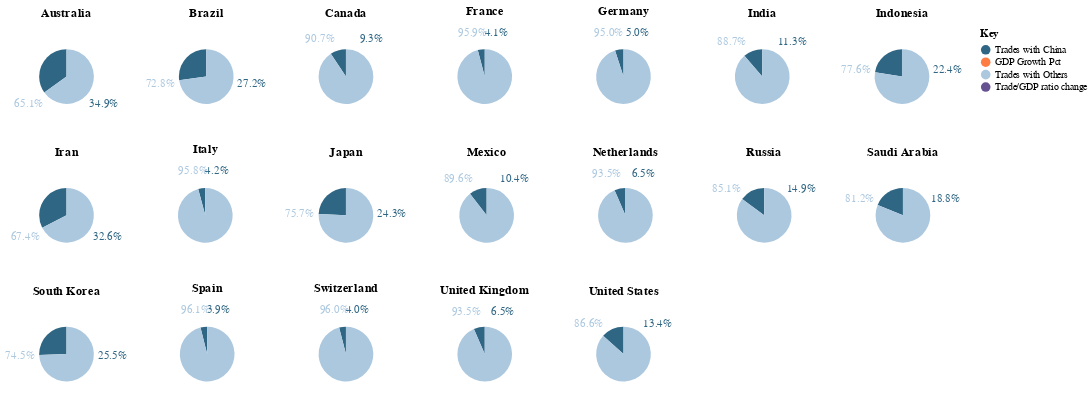

The notebook cell saved with this chart:
### Code cell
my_altair.get_china_section_1()

### Figure 1 — Vega-Lite specification as saved in the notebook (floating-point values rounded to 4 significant figures; data arrays with more than 128 entries replaced by an {"elided": "..."} marker saying what was removed)
{"config": {"view": {"continuousWidth": 400, "continuousHeight": 300}, "title": {"baseline": "line-top", "dy": -5}}, "vconcat": [{"hconcat": [{"layer": [{"mark": {"type": "arc", "outerRadius": 28.57}, "encoding": {"color": {"field": "isChinaPartner", "legend": {"title": "Key"}, "scale": {"domain": ["Trades with China", "GDP Growth Pct", "Trades with Others", "Trade/GDP ratio change"], "range": ["#2f6684", "#ff7c43", "#acc8df", "#665191"]}, "type": "nominal"}, "theta": {"field": "total_trade", "type": "quantitative"}, "tooltip": {"field": "total_trade", "format": "$,.0f", "type": "quantitative"}}, "selection": {"Year": {"type": "single", "bind": {"input": "range", "max": 2020, "min": 2014, "step": 1}, "fields": ["Year"], "init": {"Year": 2020}}}, "transform": [{"filter": {"equal": "Australia", "field": "Country"}}]}, {"mark": {"type": "text", "radius": 48.33, "size": 12}, "encoding": {"color": {"field": "isChinaPartner", "legend": {"title": "Key"}, "scale": {"domain": ["Trades with China", "GDP Growth Pct", "Trades with Others", "Trade/GDP ratio change"], "range": ["#2f6684", "#ff7c43", "#acc8df", "#665191"]}, "type": "nominal"}, "text": {"field": "PercentOfTotal", "format": ".1%", "type": "quantitative"}, "theta": {"field": "total_trade", "type": "quantitative"}, "tooltip": {"field": "total_trade", "format": "$,.0f", "type": "quantitative"}}, "transform": [{"calculate": "datum.total_trade / datum.total_toWorld_trade", "as": "PercentOfTotal"}, {"filter": {"equal": "Australia", "field": "Country"}}]}], "height": 100.0, "title": "Australia", "transform": [{"filter": {"selection": "Year"}}], "width": 125.0}, {"layer": [{"mark": {"type": "arc", "outerRadius": 28.57}, "encoding": {"color": {"field": "isChinaPartner", "legend": {"title": "Key"}, "scale": {"domain": ["Trades with China", "GDP Growth Pct", "Trades with Others", "Trade/GDP ratio change"], "range": ["#2f6684", "#ff7c43", "#acc8df", "#665191"]}, "type": "nominal"}, "theta": {"field": "total_trade", "type": "quantitative"}, "tooltip": {"field": "total_trade", "format": "$,.0f", "type": "quantitative"}}, "selection": {"Year": {"type": "single", "bind": {"input": "range", "max": 2020, "min": 2014, "step": 1}, "fields": ["Year"], "init": {"Year": 2020}}}, "transform": [{"filter": {"equal": "Brazil", "field": "Country"}}]}, {"mark": {"type": "text", "radius": 48.33, "size": 12}, "encoding": {"color": {"field": "isChinaPartner", "legend": {"title": "Key"}, "scale": {"domain": ["Trades with China", "GDP Growth Pct", "Trades with Others", "Trade/GDP ratio change"], "range": ["#2f6684", "#ff7c43", "#acc8df", "#665191"]}, "type": "nominal"}, "text": {"field": "PercentOfTotal", "format": ".1%", "type": "quantitative"}, "theta": {"field": "total_trade", "type": "quantitative"}, "tooltip": {"field": "total_trade", "format": "$,.0f", "type": "quantitative"}}, "transform": [{"calculate": "datum.total_trade / datum.total_toWorld_trade", "as": "PercentOfTotal"}, {"filter": {"equal": "Brazil", "field": "Country"}}]}], "height": 100.0, "title": "Brazil", "transform": [{"filter": {"selection": "Year"}}], "width": 125.0}, {"layer": [{"mark": {"type": "arc", "outerRadius": 28.57}, "encoding": {"color": {"field": "isChinaPartner", "legend": {"title": "Key"}, "scale": {"domain": ["Trades with China", "GDP Growth Pct", "Trades with Others", "Trade/GDP ratio change"], "range": ["#2f6684", "#ff7c43", "#acc8df", "#665191"]}, "type": "nominal"}, "theta": {"field": "total_trade", "type": "quantitative"}, "tooltip": {"field": "total_trade", "format": "$,.0f", "type": "quantitative"}}, "selection": {"Year": {"type": "single", "bind": {"input": "range", "max": 2020, "min": 2014, "step": 1}, "fields": ["Year"], "init": {"Year": 2020}}}, "transform": [{"filter": {"equal": "Canada", "field": "Country"}}]}, {"mark": {"type": "text", "radius": 48.33, "size": 12}, "encoding": {"color": {"field": "isChinaPartner", "legend": {"title": "Key"}, "scale": {"domain": ["Trades with China", "GDP Growth Pct", "Trades with Others", "Trade/GDP ratio change"], "range": ["#2f6684", "#ff7c43", "#acc8df", "#665191"]}, "type": "nominal"}, "text": {"field": "PercentOfTotal", "format": ".1%", "type": "quantitative"}, "theta": {"field": "total_trade", "type": "quantitative"}, "tooltip": {"field": "total_trade", "format": "$,.0f", "type": "quantitative"}}, "transform": [{"calculate": "datum.total_trade / datum.total_toWorld_trade", "as": "PercentOfTotal"}, {"filter": {"equal": "Canada", "field": "Country"}}]}], "height": 100.0, "title": "Canada", "transform": [{"filter": {"selection": "Year"}}], "width": 125.0}, {"layer": [{"mark": {"type": "arc", "outerRadius": 28.57}, "encoding": {"color": {"field": "isChinaPartner", "legend": {"title": "Key"}, "scale": {"domain": ["Trades with China", "GDP Growth Pct", "Trades with Others", "Trade/GDP ratio change"], "range": ["#2f6684", "#ff7c43", "#acc8df", "#665191"]}, "type": "nominal"}, "theta": {"field": "total_trade", "type": "quantitative"}, "tooltip": {"field": "total_trade", "format": "$,.0f", "type": "quantitative"}}, "selection": {"Year": {"type": "single", "bind": {"input": "range", "max": 2020, "min": 2014, "step": 1}, "fields": ["Year"], "init": {"Year": 2020}}}, "transform": [{"filter": {"equal": "France", "field": "Country"}}]}, {"mark": {"type": "text", "radius": 48.33, "size": 12}, "encoding": {"color": {"field": "isChinaPartner", "legend": {"title": "Key"}, "scale": {"domain": ["Trades with China", "GDP Growth Pct", "Trades with Others", "Trade/GDP ratio change"], "range": ["#2f6684", "#ff7c43", "#acc8df", "#665191"]}, "type": "nominal"}, "text": {"field": "PercentOfTotal", "format": ".1%", "type": "quantitative"}, "theta": {"field": "total_trade", "type": "quantitative"}, "tooltip": {"field": "total_trade", "format": "$,.0f", "type": "quantitative"}}, "transform": [{"calculate": "datum.total_trade / datum.total_toWorld_trade", "as": "PercentOfTotal"}, {"filter": {"equal": "France", "field": "Country"}}]}], "height": 100.0, "title": "France", "transform": [{"filter": {"selection": "Year"}}], "width": 125.0}, {"layer": [{"mark": {"type": "arc", "outerRadius": 28.57}, "encoding": {"color": {"field": "isChinaPartner", "legend": {"title": "Key"}, "scale": {"domain": ["Trades with China", "GDP Growth Pct", "Trades with Others", "Trade/GDP ratio change"], "range": ["#2f6684", "#ff7c43", "#acc8df", "#665191"]}, "type": "nominal"}, "theta": {"field": "total_trade", "type": "quantitative"}, "tooltip": {"field": "total_trade", "format": "$,.0f", "type": "quantitative"}}, "selection": {"Year": {"type": "single", "bind": {"input": "range", "max": 2020, "min": 2014, "step": 1}, "fields": ["Year"], "init": {"Year": 2020}}}, "transform": [{"filter": {"equal": "Germany", "field": "Country"}}]}, {"mark": {"type": "text", "radius": 48.33, "size": 12}, "encoding": {"color": {"field": "isChinaPartner", "legend": {"title": "Key"}, "scale": {"domain": ["Trades with China", "GDP Growth Pct", "Trades with Others", "Trade/GDP ratio change"], "range": ["#2f6684", "#ff7c43", "#acc8df", "#665191"]}, "type": "nominal"}, "text": {"field": "PercentOfTotal", "format": ".1%", "type": "quantitative"}, "theta": {"field": "total_trade", "type": "quantitative"}, "tooltip": {"field": "total_trade", "format": "$,.0f", "type": "quantitative"}}, "transform": [{"calculate": "datum.total_trade / datum.total_toWorld_trade", "as": "PercentOfTotal"}, {"filter": {"equal": "Germany", "field": "Country"}}]}], "height": 100.0, "title": "Germany", "transform": [{"filter": {"selection": "Year"}}], "width": 125.0}, {"layer": [{"mark": {"type": "arc", "outerRadius": 28.57}, "encoding": {"color": {"field": "isChinaPartner", "legend": {"title": "Key"}, "scale": {"domain": ["Trades with China", "GDP Growth Pct", "Trades with Others", "Trade/GDP ratio change"], "range": ["#2f6684", "#ff7c43", "#acc8df", "#665191"]}, "type": "nominal"}, "theta": {"field": "total_trade", "type": "quantitative"}, "tooltip": {"field": "total_trade", "format": "$,.0f", "type": "quantitative"}}, "selection": {"Year": {"type": "single", "bind": {"input": "range", "max": 2020, "min": 2014, "step": 1}, "fields": ["Year"], "init": {"Year": 2020}}}, "transform": [{"filter": {"equal": "India", "field": "Country"}}]}, {"mark": {"type": "text", "radius": 48.33, "size": 12}, "encoding": {"color": {"field": "isChinaPartner", "legend": {"title": "Key"}, "scale": {"domain": ["Trades with China", "GDP Growth Pct", "Trades with Others", "Trade/GDP ratio change"], "range": ["#2f6684", "#ff7c43", "#acc8df", "#665191"]}, "type": "nominal"}, "text": {"field": "PercentOfTotal", "format": ".1%", "type": "quantitative"}, "theta": {"field": "total_trade", "type": "quantitative"}, "tooltip": {"field": "total_trade", "format": "$,.0f", "type": "quantitative"}}, "transform": [{"calculate": "datum.total_trade / datum.total_toWorld_trade", "as": "PercentOfTotal"}, {"filter": {"equal": "India", "field": "Country"}}]}], "height": 100.0, "title": "India", "transform": [{"filter": {"selection": "Year"}}], "width": 125.0}, {"layer": [{"mark": {"type": "arc", "outerRadius": 28.57}, "encoding": {"color": {"field": "isChinaPartner", "legend": {"title": "Key"}, "scale": {"domain": ["Trades with China", "GDP Growth Pct", "Trades with Others", "Trade/GDP ratio change"], "range": ["#2f6684", "#ff7c43", "#acc8df", "#665191"]}, "type": "nominal"}, "theta": {"field": "total_trade", "type": "quantitative"}, "tooltip": {"field": "total_trade", "format": "$,.0f", "type": "quantitative"}}, "selection": {"Year": {"type": "single", "bind": {"input": "range", "max": 2020, "min": 2014, "step": 1}, "fields": ["Year"], "init": {"Year": 2020}}}, "transform": [{"filter": {"equal": "Indonesia", "field": "Country"}}]}, {"mark": {"type": "text", "radius": 48.33, "size": 12}, "encoding": {"color": {"field": "isChinaPartner", "legend": {"title": "Key"}, "scale": {"domain": ["Trades with China", "GDP Growth Pct", "Trades with Others", "Trade/GDP ratio change"], "range": ["#2f6684", "#ff7c43", "#acc8df", "#665191"]}, "type": "nominal"}, "text": {"field": "PercentOfTotal", "format": ".1%", "type": "quantitative"}, "theta": {"field": "total_trade", "type": "quantitative"}, "tooltip": {"field": "total_trade", "format": "$,.0f", "type": "quantitative"}}, "transform": [{"calculate": "datum.total_trade / datum.total_toWorld_trade", "as": "PercentOfTotal"}, {"filter": {"equal": "Indonesia", "field": "Country"}}]}], "height": 100.0, "title": "Indonesia", "transform": [{"filter": {"selection": "Year"}}], "width": 125.0}]}, {"hconcat": [{"layer": [{"mark": {"type": "arc", "outerRadius": 28.57}, "encoding": {"color": {"field": "isChinaPartner", "legend": {"title": "Key"}, "scale": {"domain": ["Trades with China", "GDP Growth Pct", "Trades with Others", "Trade/GDP ratio change"], "range": ["#2f6684", "#ff7c43", "#acc8df", "#665191"]}, "type": "nominal"}, "theta": {"field": "total_trade", "type": "quantitative"}, "tooltip": {"field": "total_trade", "format": "$,.0f", "type": "quantitative"}}, "selection": {"Year": {"type": "single", "bind": {"input": "range", "max": 2020, "min": 2014, "step": 1}, "fields": ["Year"], "init": {"Year": 2020}}}, "transform": [{"filter": {"equal": "Iran", "field": "Country"}}]}, {"mark": {"type": "text", "radius": 48.33, "size": 12}, "encoding": {"color": {"field": "isChinaPartner", "legend": {"title": "Key"}, "scale": {"domain": ["Trades with China", "GDP Growth Pct", "Trades with Others", "Trade/GDP ratio change"], "range": ["#2f6684", "#ff7c43", "#acc8df", "#665191"]}, "type": "nominal"}, "text": {"field": "PercentOfTotal", "format": ".1%", "type": "quantitative"}, "theta": {"field": "total_trade", "type": "quantitative"}, "tooltip": {"field": "total_trade", "format": "$,.0f", "type": "quantitative"}}, "transform": [{"calculate": "datum.total_trade / datum.total_toWorld_trade", "as": "PercentOfTotal"}, {"filter": {"equal": "Iran", "field": "Country"}}]}], "height": 100.0, "title": "Iran", "transform": [{"filter": {"selection": "Year"}}], "width": 125.0}, {"layer": [{"mark": {"type": "arc", "outerRadius": 28.57}, "encoding": {"color": {"field": "isChinaPartner", "legend": {"title": "Key"}, "scale": {"domain": ["Trades with China", "GDP Growth Pct", "Trades with Others", "Trade/GDP ratio change"], "range": ["#2f6684", "#ff7c43", "#acc8df", "#665191"]}, "type": "nominal"}, "theta": {"field": "total_trade", "type": "quantitative"}, "tooltip": {"field": "total_trade", "format": "$,.0f", "type": "quantitative"}}, "selection": {"Year": {"type": "single", "bind": {"input": "range", "max": 2020, "min": 2014, "step": 1}, "fields": ["Year"], "init": {"Year": 2020}}}, "transform": [{"filter": {"equal": "Italy", "field": "Country"}}]}, {"mark": {"type": "text", "radius": 48.33, "size": 12}, "encoding": {"color": {"field": "isChinaPartner", "legend": {"title": "Key"}, "scale": {"domain": ["Trades with China", "GDP Growth Pct", "Trades with Others", "Trade/GDP ratio change"], "range": ["#2f6684", "#ff7c43", "#acc8df", "#665191"]}, "type": "nominal"}, "text": {"field": "PercentOfTotal", "format": ".1%", "type": "quantitative"}, "theta": {"field": "total_trade", "type": "quantitative"}, "tooltip": {"field": "total_trade", "format": "$,.0f", "type": "quantitative"}}, "transform": [{"calculate": "datum.total_trade / datum.total_toWorld_trade", "as": "PercentOfTotal"}, {"filter": {"equal": "Italy", "field": "Country"}}]}], "height": 100.0, "title": "Italy", "transform": [{"filter": {"selection": "Year"}}], "width": 125.0}, {"layer": [{"mark": {"type": "arc", "outerRadius": 28.57}, "encoding": {"color": {"field": "isChinaPartner", "legend": {"title": "Key"}, "scale": {"domain": ["Trades with China", "GDP Growth Pct", "Trades with Others", "Trade/GDP ratio change"], "range": ["#2f6684", "#ff7c43", "#acc8df", "#665191"]}, "type": "nominal"}, "theta": {"field": "total_trade", "type": "quantitative"}, "tooltip": {"field": "total_trade", "format": "$,.0f", "type": "quantitative"}}, "selection": {"Year": {"type": "single", "bind": {"input": "range", "max": 2020, "min": 2014, "step": 1}, "fields": ["Year"], "init": {"Year": 2020}}}, "transform": [{"filter": {"equal": "Japan", "field": "Country"}}]}, {"mark": {"type": "text", "radius": 48.33, "size": 12}, "encoding": {"color": {"field": "isChinaPartner", "legend": {"title": "Key"}, "scale": {"domain": ["Trades with China", "GDP Growth Pct", "Trades with Others", "Trade/GDP ratio change"], "range": ["#2f6684", "#ff7c43", "#acc8df", "#665191"]}, "type": "nominal"}, "text": {"field": "PercentOfTotal", "format": ".1%", "type": "quantitative"}, "theta": {"field": "total_trade", "type": "quantitative"}, "tooltip": {"field": "total_trade", "format": "$,.0f", "type": "quantitative"}}, "transform": [{"calculate": "datum.total_trade / datum.total_toWorld_trade", "as": "PercentOfTotal"}, {"filter": {"equal": "Japan", "field": "Country"}}]}], "height": 100.0, "title": "Japan", "transform": [{"filter": {"selection": "Year"}}], "width": 125.0}, {"layer": [{"mark": {"type": "arc", "outerRadius": 28.57}, "encoding": {"color": {"field": "isChinaPartner", "legend": {"title": "Key"}, "scale": {"domain": ["Trades with China", "GDP Growth Pct", "Trades with Others", "Trade/GDP ratio change"], "range": ["#2f6684", "#ff7c43", "#acc8df", "#665191"]}, "type": "nominal"}, "theta": {"field": "total_trade", "type": "quantitative"}, "tooltip": {"field": "total_trade", "format": "$,.0f", "type": "quantitative"}}, "selection": {"Year": {"type": "single", "bind": {"input": "range", "max": 2020, "min": 2014, "step": 1}, "fields": ["Year"], "init": {"Year": 2020}}}, "transform": [{"filter": {"equal": "Mexico", "field": "Country"}}]}, {"mark": {"type": "text", "radius": 48.33, "size": 12}, "encoding": {"color": {"field": "isChinaPartner", "legend": {"title": "Key"}, "scale": {"domain": ["Trades with China", "GDP Growth Pct", "Trades with Others", "Trade/GDP ratio change"], "range": ["#2f6684", "#ff7c43", "#acc8df", "#665191"]}, "type": "nominal"}, "text": {"field": "PercentOfTotal", "format": ".1%", "type": "quantitative"}, "theta": {"field": "total_trade", "type": "quantitative"}, "tooltip": {"field": "total_trade", "format": "$,.0f", "type": "quantitative"}}, "transform": [{"calculate": "datum.total_trade / datum.total_toWorld_trade", "as": "PercentOfTotal"}, {"filter": {"equal": "Mexico", "field": "Country"}}]}], "height": 100.0, "title": "Mexico", "transform": [{"filter": {"selection": "Year"}}], "width": 125.0}, {"layer": [{"mark": {"type": "arc", "outerRadius": 28.57}, "encoding": {"color": {"field": "isChinaPartner", "legend": {"title": "Key"}, "scale": {"domain": ["Trades with China", "GDP Growth Pct", "Trades with Others", "Trade/GDP ratio change"], "range": ["#2f6684", "#ff7c43", "#acc8df", "#665191"]}, "type": "nominal"}, "theta": {"field": "total_trade", "type": "quantitative"}, "tooltip": {"field": "total_trade", "format": "$,.0f", "type": "quantitative"}}, "selection": {"Year": {"type": "single", "bind": {"input": "range", "max": 2020, "min": 2014, "step": 1}, "fields": ["Year"], "init": {"Year": 2020}}}, "transform": [{"filter": {"equal": "Netherlands", "field": "Country"}}]}, {"mark": {"type": "text", "radius": 48.33, "size": 12}, "encoding": {"color": {"field": "isChinaPartner", "legend": {"title": "Key"}, "scale": {"domain": ["Trades with China", "GDP Growth Pct", "Trades with Others", "Trade/GDP ratio change"], "range": ["#2f6684", "#ff7c43", "#acc8df", "#665191"]}, "type": "nominal"}, "text": {"field": "PercentOfTotal", "format": ".1%", "type": "quantitative"}, "theta": {"field": "total_trade", "type": "quantitative"}, "tooltip": {"field": "total_trade", "format": "$,.0f", "type": "quantitative"}}, "transform": [{"calculate": "datum.total_trade / datum.total_toWorld_trade", "as": "PercentOfTotal"}, {"filter": {"equal": "Netherlands", "field": "Country"}}]}], "height": 100.0, "title": "Netherlands", "transform": [{"filter": {"selection": "Year"}}], "width": 125.0}, {"layer": [{"mark": {"type": "arc", "outerRadius": 28.57}, "encoding": {"color": {"field": "isChinaPartner", "legend": {"title": "Key"}, "scale": {"domain": ["Trades with China", "GDP Growth Pct", "Trades with Others", "Trade/GDP ratio change"], "range": ["#2f6684", "#ff7c43", "#acc8df", "#665191"]}, "type": "nominal"}, "theta": {"field": "total_trade", "type": "quantitative"}, "tooltip": {"field": "total_trade", "format": "$,.0f", "type": "quantitative"}}, "selection": {"Year": {"type": "single", "bind": {"input": "range", "max": 2020, "min": 2014, "step": 1}, "fields": ["Year"], "init": {"Year": 2020}}}, "transform": [{"filter": {"equal": "Russia", "field": "Country"}}]}, {"mark": {"type": "text", "radius": 48.33, "size": 12}, "encoding": {"color": {"field": "isChinaPartner", "legend": {"title": "Key"}, "scale": {"domain": ["Trades with China", "GDP Growth Pct", "Trades with Others", "Trade/GDP ratio change"], "range": ["#2f6684", "#ff7c43", "#acc8df", "#665191"]}, "type": "nominal"}, "text": {"field": "PercentOfTotal", "format": ".1%", "type": "quantitative"}, "theta": {"field": "total_trade", "type": "quantitative"}, "tooltip": {"field": "total_trade", "format": "$,.0f", "type": "quantitative"}}, "transform": [{"calculate": "datum.total_trade / datum.total_toWorld_trade", "as": "PercentOfTotal"}, {"filter": {"equal": "Russia", "field": "Country"}}]}], "height": 100.0, "title": "Russia", "transform": [{"filter": {"selection": "Year"}}], "width": 125.0}, {"layer": [{"mark": {"type": "arc", "outerRadius": 28.57}, "encoding": {"color": {"field": "isChinaPartner", "legend": {"title": "Key"}, "scale": {"domain": ["Trades with China", "GDP Growth Pct", "Trades with Others", "Trade/GDP ratio change"], "range": ["#2f6684", "#ff7c43", "#acc8df", "#665191"]}, "type": "nominal"}, "theta": {"field": "total_trade", "type": "quantitative"}, "tooltip": {"field": "total_trade", "format": "$,.0f", "type": "quantitative"}}, "selection": {"Year": {"type": "single", "bind": {"input": "range", "max": 2020, "min": 2014, "step": 1}, "fields": ["Year"], "init": {"Year": 2020}}}, "transform": [{"filter": {"equal": "Saudi Arabia", "field": "Country"}}]}, {"mark": {"type": "text", "radius": 48.33, "size": 12}, "encoding": {"color": {"field": "isChinaPartner", "legend": {"title": "Key"}, "scale": {"domain": ["Trades with China", "GDP Growth Pct", "Trades with Others", "Trade/GDP ratio change"], "range": ["#2f6684", "#ff7c43", "#acc8df", "#665191"]}, "type": "nominal"}, "text": {"field": "PercentOfTotal", "format": ".1%", "type": "quantitative"}, "theta": {"field": "total_trade", "type": "quantitative"}, "tooltip": {"field": "total_trade", "format": "$,.0f", "type": "quantitative"}}, "transform": [{"calculate": "datum.total_trade / datum.total_toWorld_trade", "as": "PercentOfTotal"}, {"filter": {"equal": "Saudi Arabia", "field": "Country"}}]}], "height": 100.0, "title": "Saudi Arabia", "transform": [{"filter": {"selection": "Year"}}], "width": 125.0}]}, {"hconcat": [{"layer": [{"mark": {"type": "arc", "outerRadius": 28.57}, "encoding": {"color": {"field": "isChinaPartner", "legend": {"title": "Key"}, "scale": {"domain": ["Trades with China", "GDP Growth Pct", "Trades with Others", "Trade/GDP ratio change"], "range": ["#2f6684", "#ff7c43", "#acc8df", "#665191"]}, "type": "nominal"}, "theta": {"field": "total_trade", "type": "quantitative"}, "tooltip": {"field": "total_trade", "format": "$,.0f", "type": "quantitative"}}, "selection": {"Year": {"type": "single", "bind": {"input": "range", "max": 2020, "min": 2014, "step": 1}, "fields": ["Year"], "init": {"Year": 2020}}}, "transform": [{"filter": {"equal": "South Korea", "field": "Country"}}]}, {"mark": {"type": "text", "radius": 48.33, "size": 12}, "encoding": {"color": {"field": "isChinaPartner", "legend": {"title": "Key"}, "scale": {"domain": ["Trades with China", "GDP Growth Pct", "Trades with Others", "Trade/GDP ratio change"], "range": ["#2f6684", "#ff7c43", "#acc8df", "#665191"]}, "type": "nominal"}, "text": {"field": "PercentOfTotal", "format": ".1%", "type": "quantitative"}, "theta": {"field": "total_trade", "type": "quantitative"}, "tooltip": {"field": "total_trade", "format": "$,.0f", "type": "quantitative"}}, "transform": [{"calculate": "datum.total_trade / datum.total_toWorld_trade", "as": "PercentOfTotal"}, {"filter": {"equal": "South Korea", "field": "Country"}}]}], "height": 100.0, "title": "South Korea", "transform": [{"filter": {"selection": "Year"}}], "width": 125.0}, {"layer": [{"mark": {"type": "arc", "outerRadius": 28.57}, "encoding": {"color": {"field": "isChinaPartner", "legend": {"title": "Key"}, "scale": {"domain": ["Trades with China", "GDP Growth Pct", "Trades with Others", "Trade/GDP ratio change"], "range": ["#2f6684", "#ff7c43", "#acc8df", "#665191"]}, "type": "nominal"}, "theta": {"field": "total_trade", "type": "quantitative"}, "tooltip": {"field": "total_trade", "format": "$,.0f", "type": "quantitative"}}, "selection": {"Year": {"type": "single", "bind": {"input": "range", "max": 2020, "min": 2014, "step": 1}, "fields": ["Year"], "init": {"Year": 2020}}}, "transform": [{"filter": {"equal": "Spain", "field": "Country"}}]}, {"mark": {"type": "text", "radius": 48.33, "size": 12}, "encoding": {"color": {"field": "isChinaPartner", "legend": {"title": "Key"}, "scale": {"domain": ["Trades with China", "GDP Growth Pct", "Trades with Others", "Trade/GDP ratio change"], "range": ["#2f6684", "#ff7c43", "#acc8df", "#665191"]}, "type": "nominal"}, "text": {"field": "PercentOfTotal", "format": ".1%", "type": "quantitative"}, "theta": {"field": "total_trade", "type": "quantitative"}, "tooltip": {"field": "total_trade", "format": "$,.0f", "type": "quantitative"}}, "transform": [{"calculate": "datum.total_trade / datum.total_toWorld_trade", "as": "PercentOfTotal"}, {"filter": {"equal": "Spain", "field": "Country"}}]}], "height": 100.0, "title": "Spain", "transform": [{"filter": {"selection": "Year"}}], "width": 125.0}, {"layer": [{"mark": {"type": "arc", "outerRadius": 28.57}, "encoding": {"color": {"field": "isChinaPartner", "legend": {"title": "Key"}, "scale": {"domain": ["Trades with China", "GDP Growth Pct", "Trades with Others", "Trade/GDP ratio change"], "range": ["#2f6684", "#ff7c43", "#acc8df", "#665191"]}, "type": "nominal"}, "theta": {"field": "total_trade", "type": "quantitative"}, "tooltip": {"field": "total_trade", "format": "$,.0f", "type": "quantitative"}}, "selection": {"Year": {"type": "single", "bind": {"input": "range", "max": 2020, "min": 2014, "step": 1}, "fields": ["Year"], "init": {"Year": 2020}}}, "transform": [{"filter": {"equal": "Switzerland", "field": "Country"}}]}, {"mark": {"type": "text", "radius": 48.33, "size": 12}, "encoding": {"color": {"field": "isChinaPartner", "legend": {"title": "Key"}, "scale": {"domain": ["Trades with China", "GDP Growth Pct", "Trades with Others", "Trade/GDP ratio change"], "range": ["#2f6684", "#ff7c43", "#acc8df", "#665191"]}, "type": "nominal"}, "text": {"field": "PercentOfTotal", "format": ".1%", "type": "quantitative"}, "theta": {"field": "total_trade", "type": "quantitative"}, "tooltip": {"field": "total_trade", "format": "$,.0f", "type": "quantitative"}}, "transform": [{"calculate": "datum.total_trade / datum.total_toWorld_trade", "as": "PercentOfTotal"}, {"filter": {"equal": "Switzerland", "field": "Country"}}]}], "height": 100.0, "title": "Switzerland", "transform": [{"filter": {"selection": "Year"}}], "width": 125.0}, {"layer": [{"mark": {"type": "arc", "outerRadius": 28.57}, "encoding": {"color": {"field": "isChinaPartner", "legend": {"title": "Key"}, "scale": {"domain": ["Trades with China", "GDP Growth Pct", "Trades with Others", "Trade/GDP ratio change"], "range": ["#2f6684", "#ff7c43", "#acc8df", "#665191"]}, "type": "nominal"}, "theta": {"field": "total_trade", "type": "quantitative"}, "tooltip": {"field": "total_trade", "format": "$,.0f", "type": "quantitative"}}, "selection": {"Year": {"type": "single", "bind": {"input": "range", "max": 2020, "min": 2014, "step": 1}, "fields": ["Year"], "init": {"Year": 2020}}}, "transform": [{"filter": {"equal": "United Kingdom", "field": "Country"}}]}, {"mark": {"type": "text", "radius": 48.33, "size": 12}, "encoding": {"color": {"field": "isChinaPartner", "legend": {"title": "Key"}, "scale": {"domain": ["Trades with China", "GDP Growth Pct", "Trades with Others", "Trade/GDP ratio change"], "range": ["#2f6684", "#ff7c43", "#acc8df", "#665191"]}, "type": "nominal"}, "text": {"field": "PercentOfTotal", "format": ".1%", "type": "quantitative"}, "theta": {"field": "total_trade", "type": "quantitative"}, "tooltip": {"field": "total_trade", "format": "$,.0f", "type": "quantitative"}}, "transform": [{"calculate": "datum.total_trade / datum.total_toWorld_trade", "as": "PercentOfTotal"}, {"filter": {"equal": "United Kingdom", "field": "Country"}}]}], "height": 100.0, "title": "United Kingdom", "transform": [{"filter": {"selection": "Year"}}], "width": 125.0}, {"layer": [{"mark": {"type": "arc", "outerRadius": 28.57}, "encoding": {"color": {"field": "isChinaPartner", "legend": {"title": "Key"}, "scale": {"domain": ["Trades with China", "GDP Growth Pct", "Trades with Others", "Trade/GDP ratio change"], "range": ["#2f6684", "#ff7c43", "#acc8df", "#665191"]}, "type": "nominal"}, "theta": {"field": "total_trade", "type": "quantitative"}, "tooltip": {"field": "total_trade", "format": "$,.0f", "type": "quantitative"}}, "selection": {"Year": {"type": "single", "bind": {"input": "range", "max": 2020, "min": 2014, "step": 1}, "fields": ["Year"], "init": {"Year": 2020}}}, "transform": [{"filter": {"equal": "United States", "field": "Country"}}]}, {"mark": {"type": "text", "radius": 48.33, "size": 12}, "encoding": {"color": {"field": "isChinaPartner", "legend": {"title": "Key"}, "scale": {"domain": ["Trades with China", "GDP Growth Pct", "Trades with Others", "Trade/GDP ratio change"], "range": ["#2f6684", "#ff7c43", "#acc8df", "#665191"]}, "type": "nominal"}, "text": {"field": "PercentOfTotal", "format": ".1%", "type": "quantitative"}, "theta": {"field": "total_trade", "type": "quantitative"}, "tooltip": {"field": "total_trade", "format": "$,.0f", "type": "quantitative"}}, "transform": [{"calculate": "datum.total_trade / datum.total_toWorld_trade", "as": "PercentOfTotal"}, {"filter": {"equal": "United States", "field": "Country"}}]}], "height": 100.0, "title": "United States", "transform": [{"filter": {"selection": "Year"}}], "width": 125.0}]}], "data": {"name": "data-a36bcb75f2dcda6b51497f6bd086ae31"}, "$schema": "https://vega.github.io/schema/vega-lite/v4.17.0.json", "datasets": {"data-a36bcb75f2dcda6b51497f6bd086ae31": {"elided": "553 records"}}}
